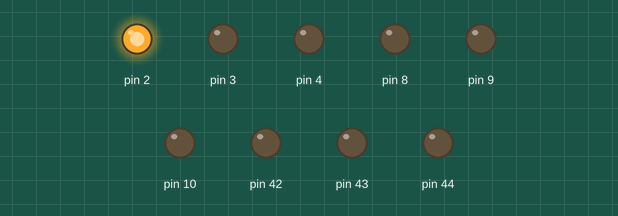
Bench run of a sketch on a simulated Arduino Mega 2560, built with avr-gcc and run on an emulated ATmega2560. Shown: output pins drawn as LEDs (lit = HIGH).

Above: at 0.2 s.
At 1.2 s:
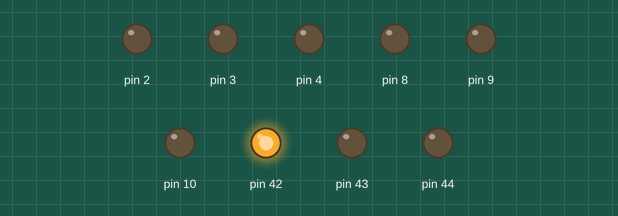
At 1.7 s:
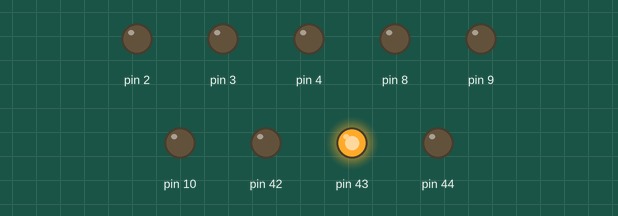
At 2.7 s:
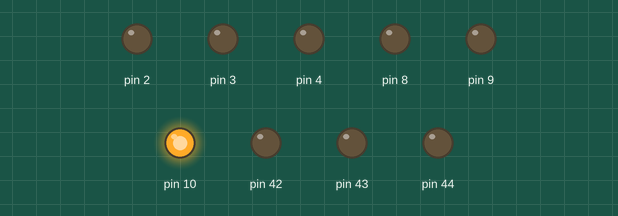
At 3.7 s:
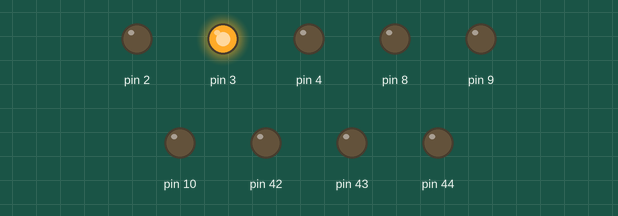
At 5.2 s:
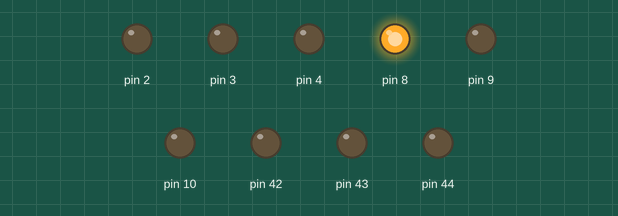
Timing chart, 0 to 5.9 s (numbered marks = the images above):
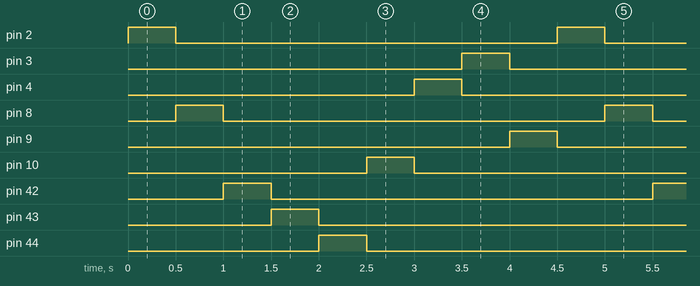

Measured:
- by itself, pin 2–4, pin 8–10, pin 42–44: alternates HIGH for 0.50 s and LOW for 4.0 s
- by itself, everything shown: repeats every 4.5 s, in 18 steps

The sketch:

Practica1.ino
```cpp
#include <Controllino.h> // Librería necesaria para manejar los pines del Controllino

// ===== Temporización no bloqueante =====
// Variables para implementar el retardo sin detener el programa
unsigned long t_previo = 0;     // Guarda el tiempo previo
unsigned long t_actual = 0;     // Guarda el tiempo actual
unsigned long intervalo = 500;  // Intervalo entre cambios (500 ms)

// Índice para recorrer el arreglo de LEDs
int i = 0;

// Asignación de pines del Controllino a variables para mejor lectura
int D0 = CONTROLLINO_D0;
int D1 = CONTROLLINO_D1;
int D2 = CONTROLLINO_D2;
int D6 = CONTROLLINO_D6;
int D7 = CONTROLLINO_D7;
int D8 = CONTROLLINO_D8;
int D12 = CONTROLLINO_D12;
int D13 = CONTROLLINO_D13;
int D14 = CONTROLLINO_D14;

// Arreglo con el orden en el que quiero encender los LEDs del tablero
int leds[9] = {D0, D6, D12, D13, D14, D8, D2, D1, D7};

// Puntero que apunta al arreglo de LEDs
int* ptr = leds;

void setup() {
  // Configuro todos los pines como salidas digitales
  pinMode(CONTROLLINO_D0, OUTPUT);
  pinMode(CONTROLLINO_D1, OUTPUT);
  pinMode(CONTROLLINO_D2, OUTPUT);
  pinMode(CONTROLLINO_D6, OUTPUT);
  pinMode(CONTROLLINO_D7, OUTPUT);
  pinMode(CONTROLLINO_D8, OUTPUT);
  pinMode(CONTROLLINO_D12, OUTPUT);
  pinMode(CONTROLLINO_D13, OUTPUT);
  pinMode(CONTROLLINO_D14, OUTPUT);
}

void loop() {

  // Leo el tiempo actual del sistema
  t_actual = millis();

  // Enciendo el LED correspondiente según el índice i,
  // usando aritmética de punteros: *(ptr + i) es leds[i]
  digitalWrite(*(ptr + i), HIGH);

  // Verifico si ya pasó el intervalo definido
  if (t_actual - t_previo >= intervalo) {

    // Apago el LED actual antes de avanzar al siguiente
    digitalWrite(*(ptr + i), LOW);

    // Actualizo el tiempo previo
    t_previo = t_actual;

    // Avanzo al siguiente LED
    i += 1;

    // Si llego al final del arreglo, regreso al inicio
    if (i == 9){
      i = 0;
    }
  }
}
```
